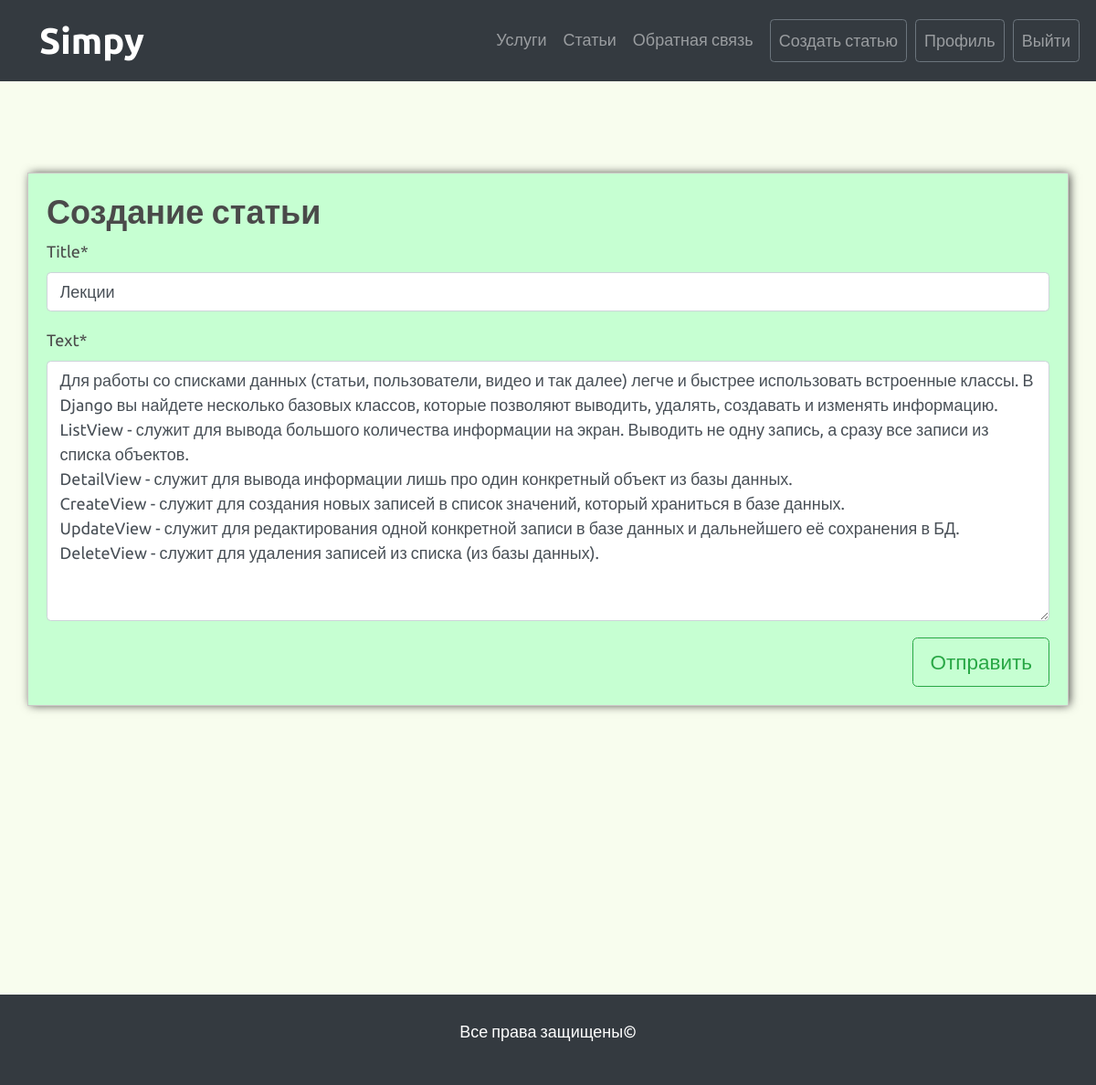
Screenshot of /articles/3/update/ (signed in) with the database file from the repository.
### services/models.py (models this page shows, shortened)
class Article(models.Model):
    title = models.CharField(max_length=200)
    text = models.TextField()
    date = models.DateTimeField(default=timezone.now)
    author = models.ForeignKey(User, on_delete=models.CASCADE)

### services/views.py (the view, shortened to what this page needs)
# urls.py: path('articles/<int:pk>/update/', views.UpdateArticleView.as_view(), name="article-update"),
class UpdateArticleView(LoginRequiredMixin, UserPassesTestMixin, UpdateView):
    model = Article
    fields = ['title', 'text']
    def test_func(self):
        article = self.get_object()
        if self.request.user == article.author:
            return True
        return False
    def get_context_data(self, **kwards):
        context = super(UpdateArticleView, self).get_context_data(**kwards)
        context['title'] = "Обновление статьи"
        return context

### services/templates/services/article_form.html (shortened to what this page needs)
{% extends 'services/index.html' %}
{% load crispy_forms_tags %}
{% block center %}
    <div class="container reg">
        <h2>Создание статьи</h2>
        <form method="POST" class="d-flex flex-column">
            {{ form|crispy }}
            <button type="submit" name="button" class="btn btn-outline-success btn-lg align-self-end">Отправить</button>
        </form>
    </div>
{% endblock center %}

### services/static/services/css/main.css (style rules this page uses)
* { font-family: 'Ubuntu', sans-serif; font-size: 18px; font-weight: 400; color: #4a4a4a; }
body { background-color: #f8fdee; }
h1, h2, h3, h4, h5, h6 { font-weight: 700; }
.reg { background-color: #c6ffd2; margin-top: 100px; margin-bottom: 100px; padding: 20px; border: 1px solid #ccc7c7; box-sizing: border-box; -webkit-box-shadow: 2px 0px 10px -1px rgba(0,0,0,0.75); -moz-box-shadow: 2px 0px 10px -1px rgba(0,0,0,0.75); box-shadow: 2px 0px 10px -1px rgba(0,0,0,0.75); }

### rows the page displays
Article: title "Лекции", text "Для работы со списками данных (статьи, пользователи, видео и так далее) легче и быстрее использовать встроенные классы. В Django вы найдете несколько базовых классов, которые позволяют выводить, удалять, создавать и изменять информацию. ListView - служит для вывода большого количества информации на экран. Выводить не одну запись, а сразу все записи из списка объектов. DetailView - служит для вывода информации лишь про один конкретный объект из базы данных. CreateView - служит для создания новых записей в список значений, который храниться в базе данных. UpdateView - служит для редактирования одной конкретной записи в базе данных и дальнейшего её сохранения в БД. DeleteView - служит для…"
